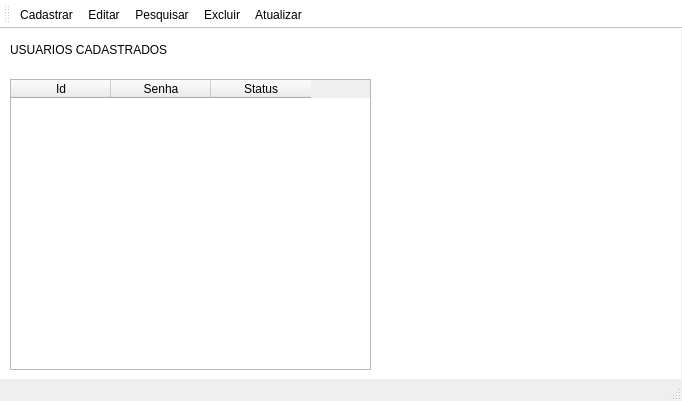
<?xml version="1.0" encoding="UTF-8"?>
<ui version="4.0">
 <class>MainWindow</class>
 <widget class="QMainWindow" name="MainWindow">
  <property name="geometry">
   <rect>
    <x>0</x>
    <y>0</y>
    <width>682</width>
    <height>401</height>
   </rect>
  </property>
  <property name="windowTitle">
   <string>MainWindow</string>
  </property>
  <widget class="QWidget" name="centralwidget">
   <widget class="QTableWidget" name="tableWidget">
    <property name="geometry">
     <rect>
      <x>-330</x>
      <y>220</y>
      <width>256</width>
      <height>192</height>
     </rect>
    </property>
   </widget>
   <widget class="QTableWidget" name="table_list">
    <property name="geometry">
     <rect>
      <x>10</x>
      <y>50</y>
      <width>361</width>
      <height>291</height>
     </rect>
    </property>
    <column>
     <property name="text">
      <string>Id</string>
     </property>
    </column>
    <column>
     <property name="text">
      <string>Senha</string>
     </property>
    </column>
    <column>
     <property name="text">
      <string>Status</string>
     </property>
    </column>
   </widget>
   <widget class="QLabel" name="label_2">
    <property name="geometry">
     <rect>
      <x>10</x>
      <y>10</y>
      <width>251</width>
      <height>21</height>
     </rect>
    </property>
    <property name="styleSheet">
     <string notr="true">color: rgb(0, 0, 0);
font: 12pt &quot;MS Shell Dlg 2&quot;;
</string>
    </property>
    <property name="text">
     <string>USUARIOS CADASTRADOS</string>
    </property>
   </widget>
   <widget class="QLabel" name="label">
    <property name="geometry">
     <rect>
      <x>310</x>
      <y>180</y>
      <width>431</width>
      <height>161</height>
     </rect>
    </property>
    <property name="styleSheet">
     <string notr="true">image: url(:/main/main.png);</string>
    </property>
    <property name="text">
     <string/>
    </property>
   </widget>
   <widget class="QLabel" name="label_3">
    <property name="geometry">
     <rect>
      <x>0</x>
      <y>0</y>
      <width>681</width>
      <height>371</height>
     </rect>
    </property>
    <property name="styleSheet">
     <string notr="true">background-color: rgb(255, 255, 255);</string>
    </property>
    <property name="text">
     <string/>
    </property>
   </widget>
   <zorder>label_3</zorder>
   <zorder>tableWidget</zorder>
   <zorder>table_list</zorder>
   <zorder>label_2</zorder>
   <zorder>label</zorder>
  </widget>
  <widget class="QStatusBar" name="statusbar"/>
  <widget class="QToolBar" name="toolBar">
   <property name="windowTitle">
    <string>toolBar</string>
   </property>
   <property name="styleSheet">
    <string notr="true">background-color: rgb(255, 255, 255);
font: 75 10pt &quot;MS Shell Dlg 2&quot;;</string>
   </property>
   <attribute name="toolBarArea">
    <enum>TopToolBarArea</enum>
   </attribute>
   <attribute name="toolBarBreak">
    <bool>false</bool>
   </attribute>
   <addaction name="actionCadastrar"/>
   <addaction name="actionEditar"/>
   <addaction name="actionPesquisar"/>
   <addaction name="actionExcluir"/>
   <addaction name="actionAtualizar"/>
  </widget>
  <action name="actionCadastrar">
   <property name="text">
    <string>Cadastrar</string>
   </property>
  </action>
  <action name="actionEditar">
   <property name="text">
    <string>Editar</string>
   </property>
   <property name="toolTip">
    <string>Selecione um ID na tabela abaixo</string>
   </property>
  </action>
  <action name="actionExcluir">
   <property name="text">
    <string>Excluir</string>
   </property>
   <property name="toolTip">
    <string>Selecione um ID na tabela abaixo</string>
   </property>
  </action>
  <action name="actionAtualizar">
   <property name="checkable">
    <bool>false</bool>
   </property>
   <property name="text">
    <string>Atualizar</string>
   </property>
  </action>
  <action name="actionPesquisar">
   <property name="text">
    <string>Pesquisar</string>
   </property>
  </action>
 </widget>
 <resources>
  <include location="main.qrc"/>
 </resources>
 <connections/>
</ui>
